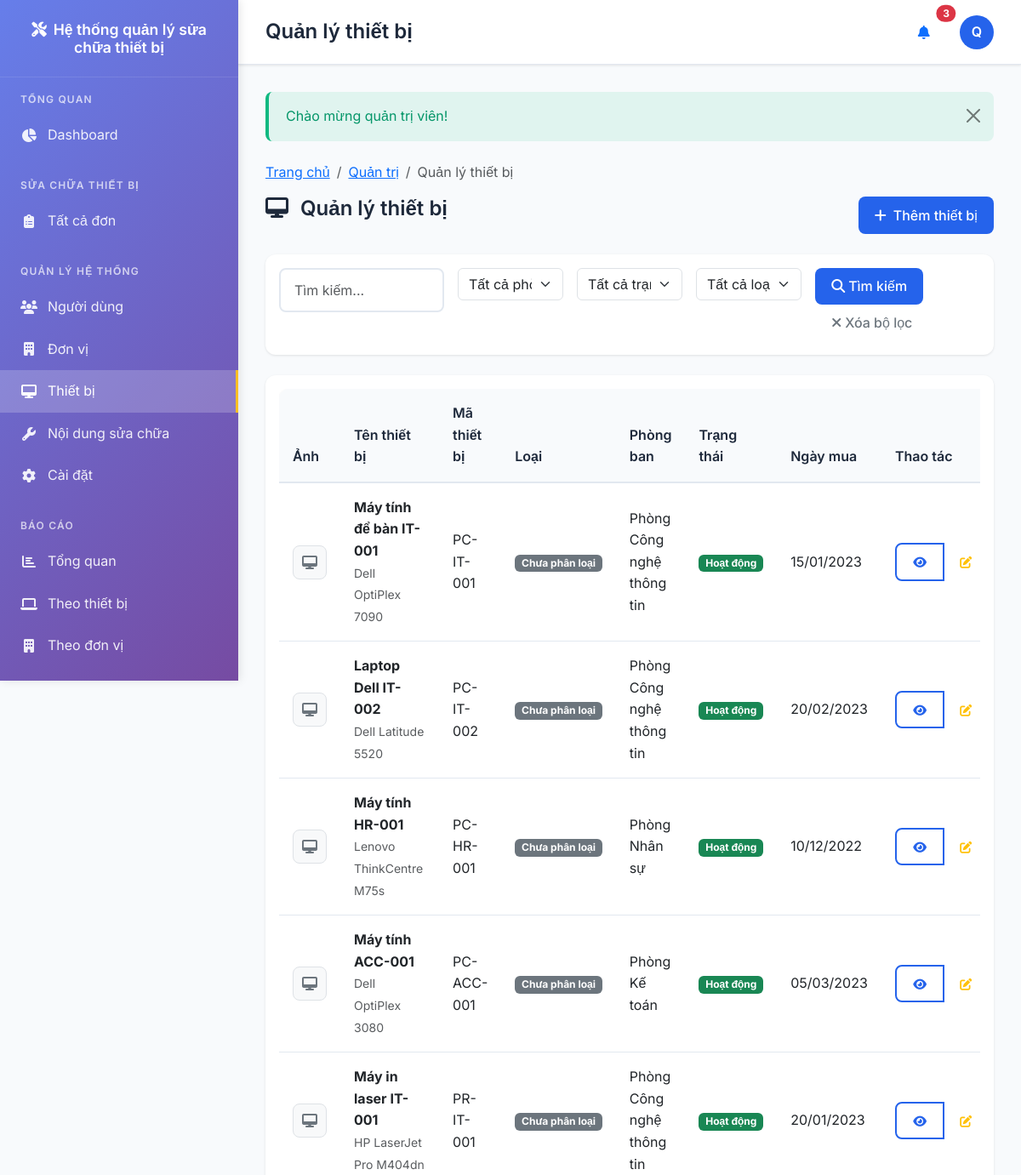
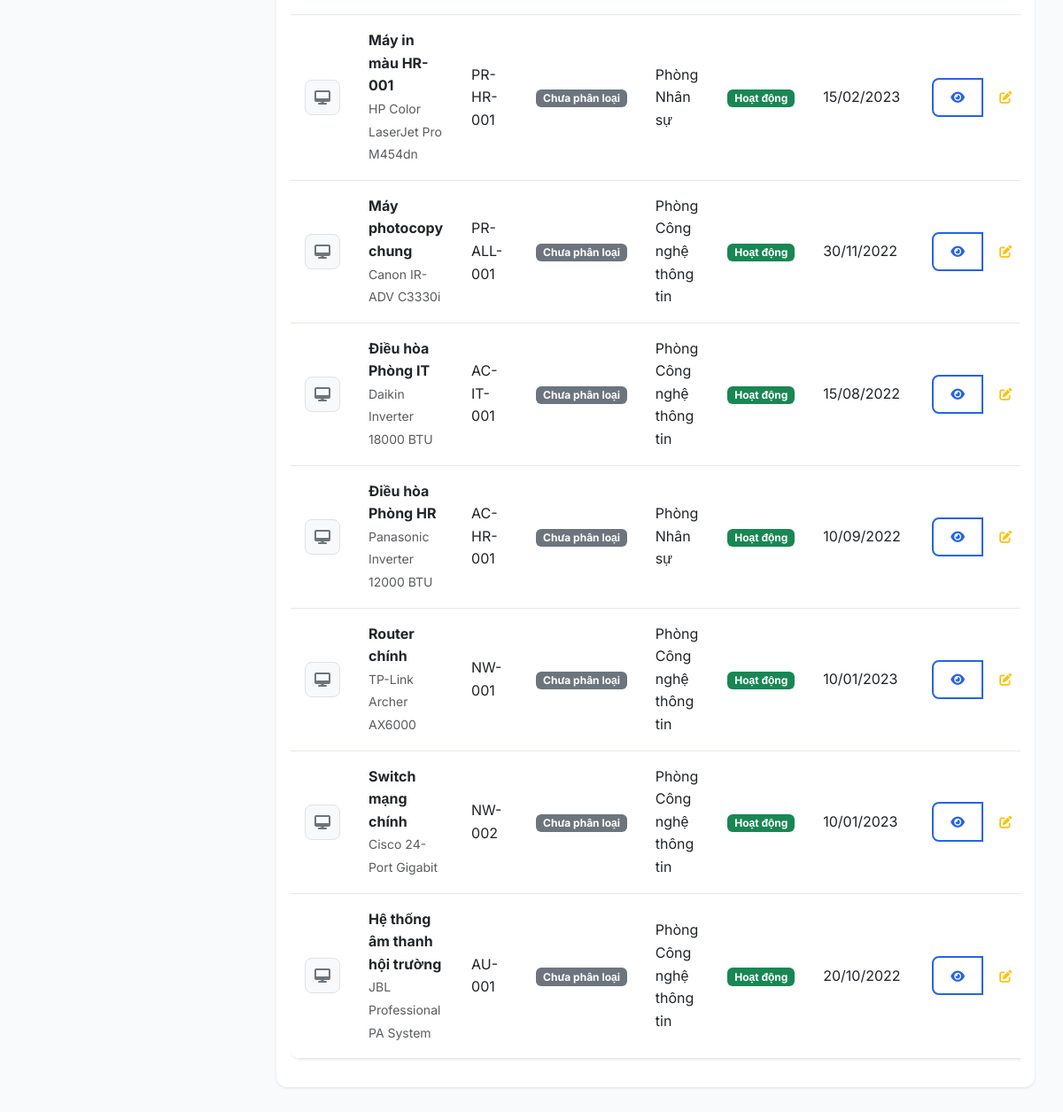
The app's page /admin/equipments.php (signed in) with its own data (2 pictures, top to bottom).
### tables this page shows
CREATE TABLE users (
    id INT AUTO_INCREMENT PRIMARY KEY,
    username VARCHAR(50) NOT NULL UNIQUE,
    password VARCHAR(255) NOT NULL,
    full_name VARCHAR(100) NOT NULL,
    email VARCHAR(100),
    phone VARCHAR(20),
    department_id INT,
    role_id INT NOT NULL,
    avatar VARCHAR(255),
    status ENUM('active', 'inactive') DEFAULT 'active',
    last_login TIMESTAMP NULL,
    created_at TIMESTAMP DEFAULT CURRENT_TIMESTAMP,
    updated_at TIMESTAMP DEFAULT CURRENT_TIMESTAMP ON UPDATE CURRENT_TIMESTAMP,
    FOREIGN KEY (department_id) REFERENCES departments(id) ON DELETE SET NULL,
    FOREIGN KEY (role_id) REFERENCES roles(id) ON DELETE RESTRICT
);

CREATE TABLE equipments (
    id INT AUTO_INCREMENT PRIMARY KEY,
    code VARCHAR(50) NOT NULL UNIQUE,
    name VARCHAR(200) NOT NULL,
    model VARCHAR(100),
    brand VARCHAR(100),
    type_id INT,
    department_id INT,
    location VARCHAR(200),
    purchase_date DATE,
    warranty_date DATE,
    purchase_price DECIMAL(15,2),
    specifications TEXT,
    image VARCHAR(255),
    status ENUM('active', 'maintenance', 'damaged', 'disposed') DEFAULT 'active',
    description TEXT,
    created_at TIMESTAMP DEFAULT CURRENT_TIMESTAMP,
    updated_at TIMESTAMP DEFAULT CURRENT_TIMESTAMP ON UPDATE CURRENT_TIMESTAMP,
    FOREIGN KEY (type_id) REFERENCES equipment_types(id) ON DELETE SET NULL,
    FOREIGN KEY (department_id) REFERENCES departments(id) ON DELETE SET NULL
);

CREATE TABLE departments (
    id INT AUTO_INCREMENT PRIMARY KEY,
    code VARCHAR(20) NOT NULL UNIQUE,
    name VARCHAR(200) NOT NULL,
    address TEXT,
    phone VARCHAR(20),
    email VARCHAR(100),
    manager_name VARCHAR(100),
    status ENUM('active', 'inactive') DEFAULT 'active',
    created_at TIMESTAMP DEFAULT CURRENT_TIMESTAMP,
    updated_at TIMESTAMP DEFAULT CURRENT_TIMESTAMP ON UPDATE CURRENT_TIMESTAMP
);

### admin/equipments.php (the view, shortened to what the rows shown need)
<?php
$title = 'Quản lý thiết bị';
$db = Database::getInstance();
$page = (int)($_GET['page'] ?? 1);
$limit = 20;
$offset = ($page - 1) * $limit;
$whereConditions = [];
$params = [];
$whereClause = $whereConditions ? 'WHERE ' . implode(' AND ', $whereConditions) : '';
$query = "SELECT e.*, d.name as department_name
          FROM equipments e
          LEFT JOIN departments d ON e.department_id = d.id
          $whereClause
          ORDER BY e.created_at DESC
          LIMIT $limit OFFSET $offset";
$equipments = $db->fetchAll($query, $params);
?>
<div class="row mb-4">
    <div class="col-md-6">
        <h2 class="page-title">
            <i class="fas fa-desktop me-2"></i>
            Quản lý thiết bị
        </h2>
    </div>
</div>
<div class="card">
    <div class="card-body">
        <div class="table-responsive">
            <table class="table table-hover">
                <thead>
                    <tr>
                        <th>Ảnh</th>
                        <th>Tên thiết bị</th>
                        <th>Mã thiết bị</th>
                        <th>Loại</th>
                        <th>Phòng ban</th>
                        <th>Trạng thái</th>
                        <th>Ngày mua</th>
                        <th>Thao tác</th>
                    </tr>
                </thead>
                <tbody>
                    <?php if (empty($equipments)): ?>
                        <tr>
                            <td colspan="8" class="text-center py-4">
                                <i class="fas fa-inbox fa-3x text-muted mb-3"></i>
                                <p class="text-muted">Không có thiết bị nào</p>
                            </td>
                        </tr>
                    <?php else: ?>
                        <?php foreach ($equipments as $eq): ?>
                            <tr>
                                <td>
                                    <?php if ($eq['image']): ?>
                                        <img src="<?= url('uploads/equipments/' . $eq['image']) ?>"
                                             class="equipment-thumb" alt="<?= e($eq['name']) ?>"
                                             style="width: 40px; height: 40px; object-fit: cover;">
                                    <?php else: ?>
                                        <div class="equipment-thumb-placeholder">
                                            <i class="fas fa-desktop"></i>
                                        </div>
                                    <?php endif; ?>
                                </td>
                                <td>
                                    <strong><?= e($eq['name']) ?></strong><br>
                                    <small class="text-muted"><?= e($eq['brand']) ?> <?= e($eq['model']) ?></small>
                                </td>
                                <td><?= e($eq['code']) ?></td>
                                <td>
                                    <span class="badge bg-secondary">
                                        <?= e($eq['type_name'] ?? 'Chưa phân loại') ?>
                                    </span>
                                </td>
                                <td><?= e($eq['department_name'] ?? 'Chưa phân bổ') ?></td>
                                <td>
                                    <?php
                                    $statusColors = [
                                        'active' => 'success',
                                        'maintenance' => 'warning',
                                        'broken' => 'danger',
                                        'decommissioned' => 'secondary'
                                    ];
                                    $statusLabels = [
                                        'active' => 'Hoạt động',
                                        'maintenance' => 'Bảo trì',
                                        'broken' => 'Hỏng',
                                        'decommissioned' => 'Ngừng sử dụng'
                                    ];
                                    $statusColor = $statusColors[$eq['status']] ?? 'secondary';
                                    $statusLabel = $statusLabels[$eq['status']] ?? $eq['status'];
                                    ?>
                                    <span class="badge bg-<?= $statusColor ?>"><?= $statusLabel ?></span>
                                </td>
                                <td><?= $eq['purchase_date'] ? format_date($eq['purchase_date']) : '-' ?></td>
                                <td>
                                    <div class="btn-group btn-group-sm">
                                        <button type="button" class="btn btn-outline-primary"
                                                onclick="viewEquipment(<?= $eq['id'] ?>)" title="Xem chi tiết">
                                            <i class="fas fa-eye"></i>
                                        </button>
                                        <button type="button" class="btn btn-outline-warning"
                                                onclick="editEquipment(<?= $eq['id'] ?>)" title="Sửa">
                                            <i class="fas fa-edit"></i>
                                        </button>
                                    </div>
                                </td>
                            </tr>
                        <?php endforeach; ?>
                    <?php endif; ?>
                </tbody>
            </table>
        </div>
    </div>
</div>
<?php
$content = ob_get_clean();
include '../layouts/app.php';
?>

### layouts/app.php (shortened to what the rows shown need)
<!DOCTYPE html>
<html lang="vi">
<head>
    <link href="https://cdn.jsdelivr.net/npm/bootstrap@5.3.0/dist/css/bootstrap.min.css" rel="stylesheet">
    <link href="https://cdnjs.cloudflare.com/ajax/libs/font-awesome/6.4.0/css/all.min.css" rel="stylesheet">
</head>
<body>
    <?php
    $user = current_user();
    $current_page = basename($_SERVER['PHP_SELF'], '.php');
    ?>
            <?php if (has_any_role(['admin', 'clerk'])): ?>
            <div class="nav-section">
                <div class="nav-section-title">Báo cáo</div>
                <a href="<?= url('reports/overview.php') ?>" class="nav-link <?= $current_page === 'overview' ? 'active' : '' ?>">
                    <i class="fas fa-chart-bar"></i>
                    Tổng quan
                </a>
                <a href="<?= url('reports/equipment.php') ?>" class="nav-link <?= $current_page === 'equipment' && strpos($_SERVER['REQUEST_URI'], 'reports') ? 'active' : '' ?>">
                    <i class="fas fa-laptop"></i>
                    Theo thiết bị
                </a>
                <a href="<?= url('reports/department.php') ?>" class="nav-link <?= $current_page === 'department' ? 'active' : '' ?>">
                    <i class="fas fa-building"></i>
                    Theo đơn vị
                </a>
            </div>
            <?php endif; ?>
    <div class="main-content">
        <header class="main-header">
            <div class="header-content">
                <div>
                    <h1 class="page-title"><?= e($title ?? 'Dashboard') ?></h1>
                </div>
                <div class="user-menu">
                    <div class="dropdown">
                        <a href="#" class="user-avatar" data-bs-toggle="dropdown">
                            <?php if ($user && $user['avatar']): ?>
                                <img src="<?= upload_url('avatars/' . $user['avatar']) ?>" alt="Avatar" style="width: 100%; height: 100%; object-fit: cover; border-radius: 50%;">
                            <?php else: ?>
                                <?= $user ? strtoupper(substr($user['full_name'], 0, 1)) : 'U' ?>
                            <?php endif; ?>
                        </a>
                    </div>
                </div>
            </div>
        </header>
        <main class="content-area">
            <?php if (isset($content)): ?>
                <?= $content ?>
            <?php endif; ?>
        </main>
    </div>
</body>
</html>

### records on screen
users: full_name "Q"
equipments: name "Máy tính để bàn IT-001", brand "Dell", model "OptiPlex 7090", code "PC-IT-001", type_name "Chưa phân loại", department.name "Phòng Công nghệ thông tin", status "Hoạt động", purchase_date "15/01/2023"
equipments: name "Laptop Dell IT-002", brand "Dell", model "Latitude 5520", code "PC-IT-002", type_name "Chưa phân loại", department.name "Phòng Công nghệ thông tin", status "Hoạt động", purchase_date "20/02/2023"
equipments: name "Máy tính HR-001", brand "Lenovo", model "ThinkCentre M75s", code "PC-HR-001", type_name "Chưa phân loại", department.name "Phòng Nhân sự", status "Hoạt động", purchase_date "10/12/2022"
equipments: name "Máy tính ACC-001", brand "Dell", model "OptiPlex 3080", code "PC-ACC-001", type_name "Chưa phân loại", department.name "Phòng Kế toán", status "Hoạt động", purchase_date "05/03/2023"
equipments: name "Máy in laser IT-001", brand "HP", model "LaserJet Pro M404dn", code "PR-IT-001", type_name "Chưa phân loại", department.name "Phòng Công nghệ thông tin", status "Hoạt động", purchase_date "20/01/2023"
equipments: name "Máy in màu HR-001", brand "HP", model "Color LaserJet Pro M454dn", code "PR-HR-001", type_name "Chưa phân loại", department.name "Phòng Nhân sự", status "Hoạt động", purchase_date "15/02/2023"
equipments: name "Máy photocopy chung", brand "Canon", model "IR-ADV C3330i", code "PR-ALL-001", type_name "Chưa phân loại", department.name "Phòng Công nghệ thông tin", status "Hoạt động", purchase_date "30/11/2022"
equipments: name "Điều hòa Phòng IT", brand "Daikin", model "Inverter 18000 BTU", code "AC-IT-001", type_name "Chưa phân loại", department.name "Phòng Công nghệ thông tin", status "Hoạt động", purchase_date "15/08/2022"
equipments: name "Điều hòa Phòng HR", brand "Panasonic", model "Inverter 12000 BTU", code "AC-HR-001", type_name "Chưa phân loại", department.name "Phòng Nhân sự", status "Hoạt động", purchase_date "10/09/2022"
equipments: name "Router chính", brand "TP-Link", model "Archer AX6000", code "NW-001", type_name "Chưa phân loại", department.name "Phòng Công nghệ thông tin", status "Hoạt động", purchase_date "10/01/2023"
equipments: name "Switch mạng chính", brand "Cisco", model "24-Port Gigabit", code "NW-002", type_name "Chưa phân loại", department.name "Phòng Công nghệ thông tin", status "Hoạt động", purchase_date "10/01/2023"
equipments: name "Hệ thống âm thanh hội trường", brand "JBL", model "Professional PA System", code "AU-001", type_name "Chưa phân loại", department.name "Phòng Công nghệ thông tin", status "Hoạt động", purchase_date "20/10/2022"

### other values on screen
APP_NAME "Hệ thống quản lý sửa chữa thiết bị"
$title "Quản lý thiết bị"
$message['message'] "Chào mừng quản trị viên!"
$item['title'] "Trang chủ"
$item['title'] "Quản trị"
$item['title'] "Quản lý thiết bị"
